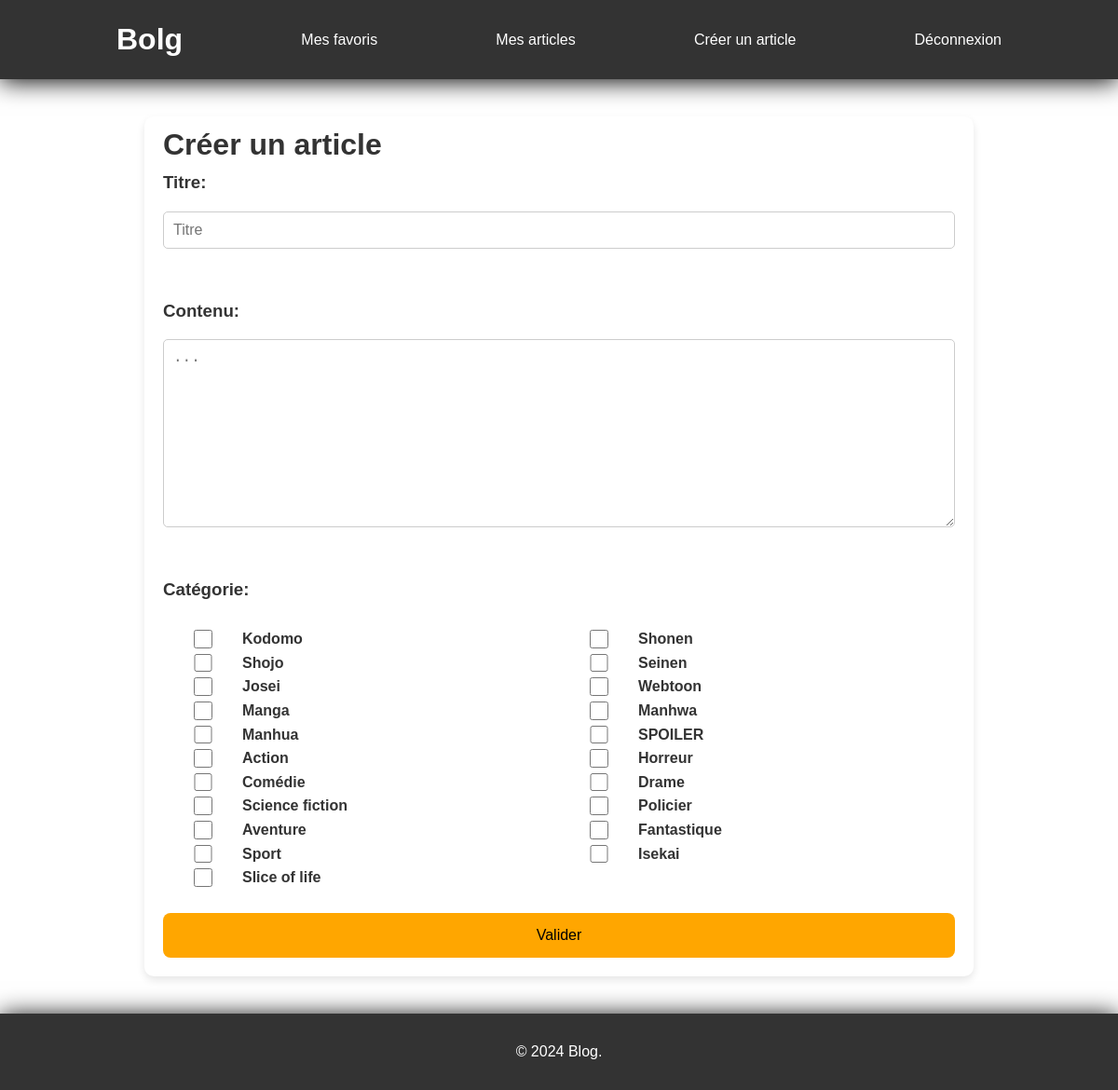
The app's page /new.php (signed in) with its own data.
### tables this page shows
CREATE TABLE IF NOT EXISTS `categorie` (
  `id_categorie` int NOT NULL AUTO_INCREMENT,
  `nom_categorie` varchar(20) NOT NULL,
  PRIMARY KEY (`id_categorie`)
);

### new.php (the view, shortened to what this page needs)
<?php
    require_once 'header.php';
?>
<form method="post">
    <h1>Créer un article</h1>
    <h3>Titre:</h3>
    <input type="text" name="titre" maxlength="150" placeholder="Titre" value="<?php echo (isset($_POST['titre']) && !empty($_POST['titre'])? $_POST['titre'] : "" ) ?>" required><br><br>
    <h3>Contenu:</h3>
    <textarea name="contenu" rows="10"  placeholder="..." required><?php echo (isset($_POST['contenu']) && !empty($_POST['contenu'])? $_POST['contenu'] : "" ) ?></textarea><br><br>
    <h3>Catégorie:</h3>
    <br>
    <div class="checkbox">
        <?php
            $stmt = $conn->prepare("SELECT * FROM categorie");
            $stmt->execute();
            $categories = $stmt->fetchAll();
            foreach ($categories as $categorie) {
                echo '<input type="checkbox" id="'.$categorie['id_categorie'].'" name="categorie" value="'.$categorie['id_categorie'].'"></input>';
                echo '<label for="'.$categorie['id_categorie'].'">' . $categorie['nom_categorie'] . '</label>';
            }
        ?>
    </div>
    <br>
    <button type="submit">Valider</button>
</form>
<?php
    require_once 'footer.php';
?>

### css/style.css (style rules this page uses)
body { height: 100vh; min-height: 100vh; font-family: Arial, sans-serif; margin: 0; background-image: url("../image/anime.png"); color: #333; line-height: 1.6; display: flex; flex-direction: column; }
h1,h2,h3 { margin: 0; }
form { display: flex; flex-direction: column; background-color: #fff; max-width: 850px; padding: 5px 20px 20px; margin: 40px auto; border-radius: 10px; box-shadow: 0 4px 8px rgba(0, 0, 0, 0.1); }
form label { font-weight: bold; display: block; }
form input[type="text"], form textarea, form input[type="password"], form input[type="email"] { width: 100%; padding: 10px; margin-top: 1em; border: 1px solid #ccc; border-radius: 5px; box-sizing: border-box; font-size: 16px; }
button { background-color: #ffa600; border-radius: 8px; border-style: none; box-sizing: border-box; color: #000000; font-size: 16px; height: 3rem; padding: 0 1.6rem; text-align: center; transition: all .5s; touch-action: manipulation; }
.checkbox { display: grid; grid-template-columns: 10% 1fr 10% 1fr; }

### records on screen
categorie: nom_categorie "Kodomo"
categorie: nom_categorie "Shonen"
categorie: nom_categorie "Shojo"
categorie: nom_categorie "Seinen"
categorie: nom_categorie "Josei"
categorie: nom_categorie "Webtoon"
categorie: nom_categorie "Manga"
categorie: nom_categorie "Manhwa"
categorie: nom_categorie "Manhua"
categorie: nom_categorie "SPOILER"
categorie: nom_categorie "Action"
categorie: nom_categorie "Horreur"
categorie: nom_categorie "Comédie"
categorie: nom_categorie "Drame"
categorie: nom_categorie "Science fiction"
categorie: nom_categorie "Policier"
categorie: nom_categorie "Aventure"
categorie: nom_categorie "Fantastique"
categorie: nom_categorie "Sport"
categorie: nom_categorie "Isekai"
categorie: nom_categorie "Slice of life"
